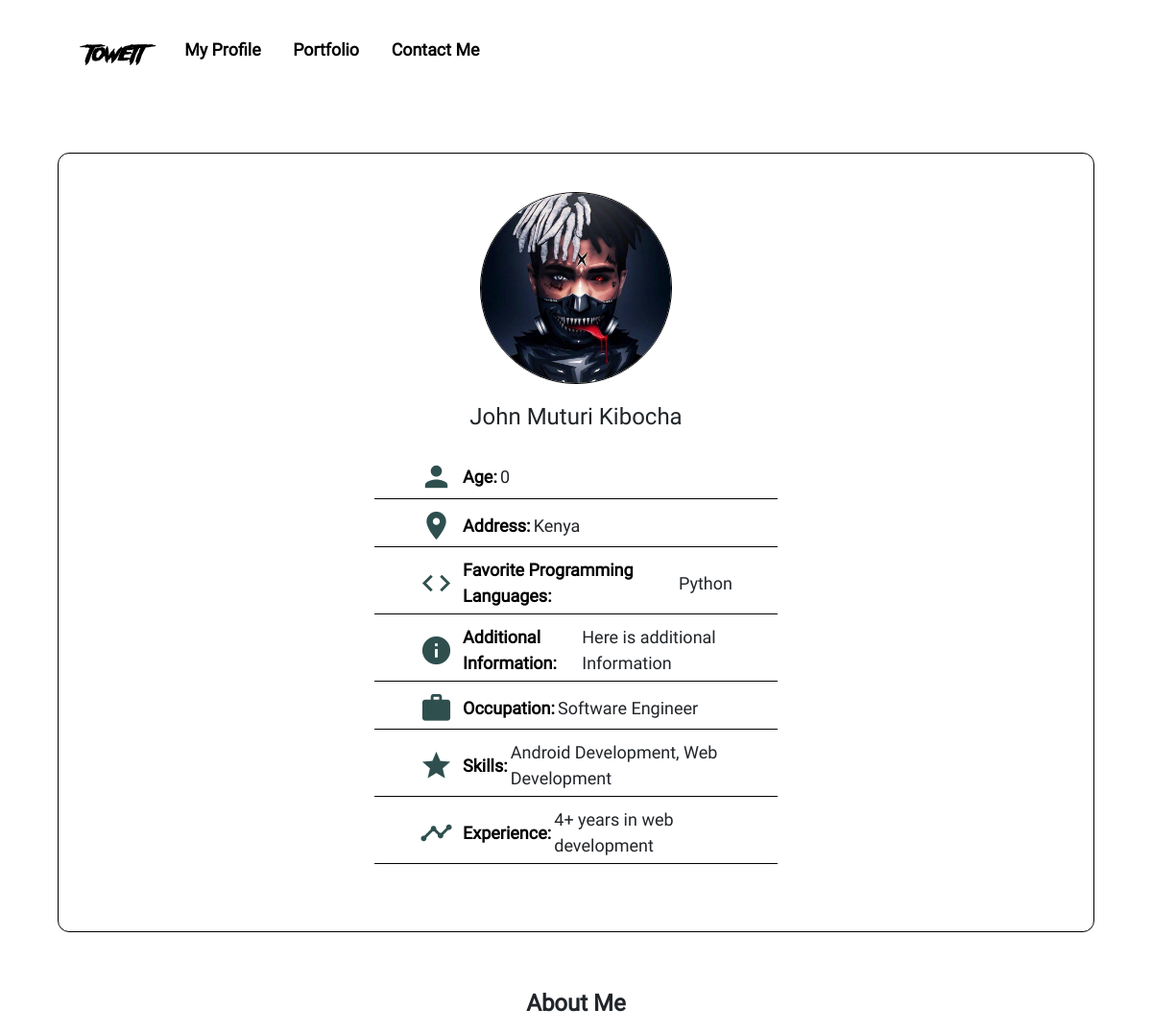
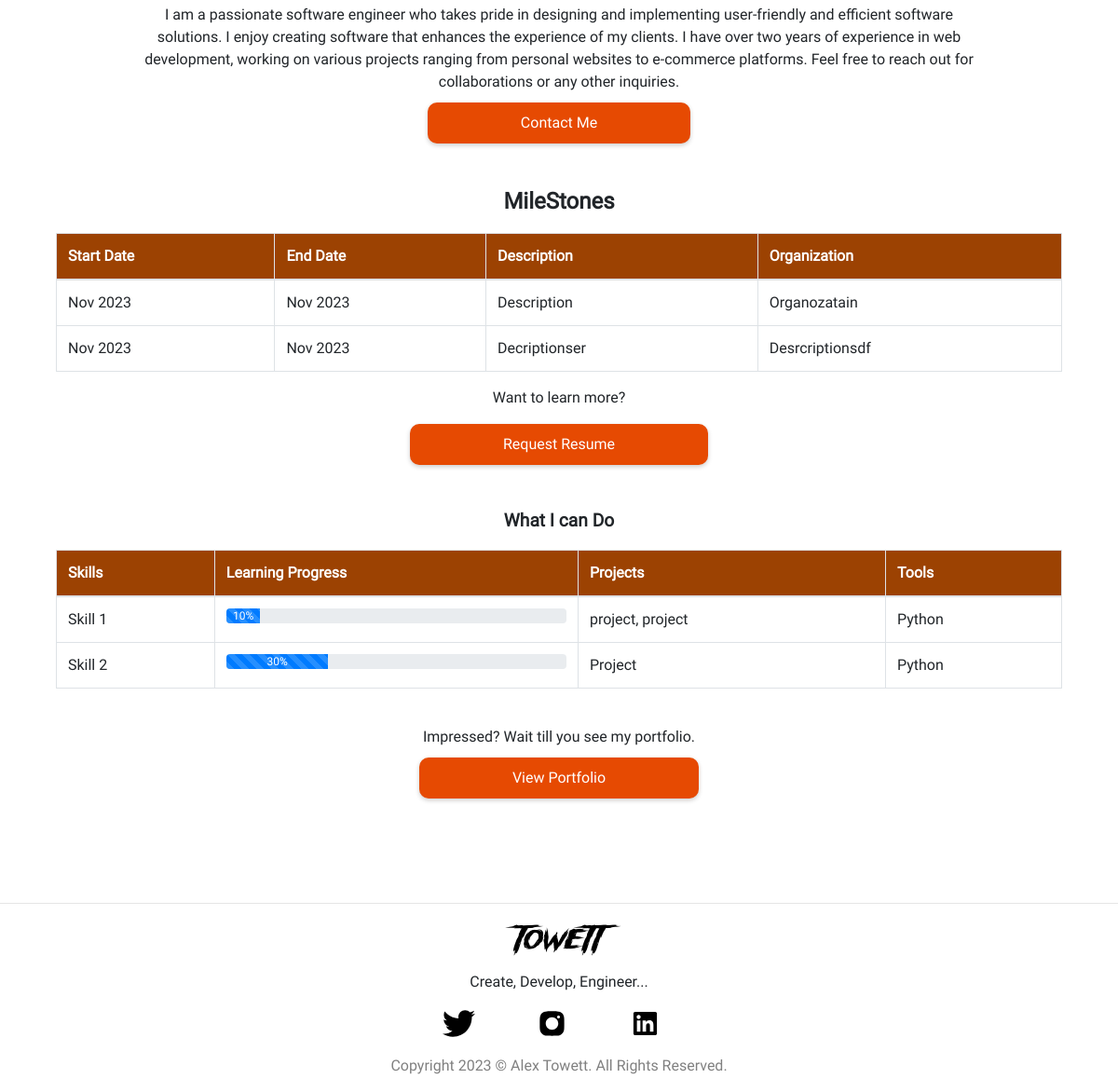
/profile, run on the app's committed database (2 pictures, top to bottom).
### portfolio_towett_application/models.py (models this page shows, shortened)
class Profile(models.Model):
    profile_image = models.ImageField(
        blank=True, null=True, upload_to='profile_images',
        default='profile_images/john_Towett_profile.jpeg'
    )
    birthday = models.DateField()
    address = models.CharField(max_length=100)
    favorite_programming_languages = models.CharField(max_length=100)
    additional_information = models.TextField()
    occupation = models.CharField(max_length=100)
    skills = models.CharField(max_length=100)
    experience = models.PositiveIntegerField()
    def age(self):
        today = date.today()
        age = today.year - self.birthday.year - ((today.month, today.day) < (self.birthday.month, self.birthday.day))
        return age

class Milestone(models.Model):
    start_date = models.DateField()
    end_date = models.DateField()
    description = models.CharField(max_length=200)
    organization = models.CharField(max_length=100)

class Skill(models.Model):
    name = models.CharField(max_length=100)
    progress = models.IntegerField(default=0, validators=[
        MaxValueValidator(100),
        MinValueValidator(0)])
    projects = models.CharField(max_length=500)
    tools = models.CharField(max_length=200, default='Python')

### portfolio_towett_application/views.py (the view)
# urls.py: path('profile', views.profile_page, name='profile'),
def profile_page(request):
    milestones = Milestone.objects.all()
    skills = Skill.objects.all()
    profiles = Profile.objects.all()
    return render(request, "profile.html", {'milestones': milestones, 'skills': skills, 'profile': profiles})

### templates/profile.html (shortened to what this page needs)
{% load static %}
{% load project_extras %}
<!DOCTYPE html>
<html lang="en">
<head>
    <link rel="stylesheet" href="../static/styles/style.css">
    <link rel="stylesheet" href="https://cdnjs.cloudflare.com/ajax/libs/font-awesome/4.7.0/css/font-awesome.min.css">
    <link rel="stylesheet" href="https://maxcdn.bootstrapcdn.com/bootstrap/4.5.2/css/bootstrap.min.css">
</head>
<body>
<header>
    {% include 'header.html' %}
</header>
<main>
    <article aria-label="profile">
        <div class="profile-card">
            {% for profiles in profile %}
                <img src="{{ profiles.profile_image.url }}" alt="Profile Photo" class="profile-photo">
                <h1 style="font-size: x-large">John Muturi Kibocha</h1>
                <ul class="profile-card-paragraph">
                    <li><i class="material-icons">person</i> <span
                            class="profile-card-paragraph-tags">Age: </span>{{ profiles.age }}</li>
                    <li><i class="material-icons">location_on</i> <span
                            class="profile-card-paragraph-tags">Address: </span> {{ profiles.address }}</li>
                    <li><i class="material-icons">code</i> <span class="profile-card-paragraph-tags">Favorite Programming Languages: </span>
                        {{ profiles.favorite_programming_languages }}
                    </li>
                    <li><i class="material-icons">info</i> <span class="profile-card-paragraph-tags">Additional Information: </span>
                        {{ profiles.additional_information }}
                    </li>
                    <li><i class="material-icons">work</i> <span
                            class="profile-card-paragraph-tags">Occupation: </span>{{ profiles.occupation }}</li>
                    <li><i class="material-icons">star</i> <span
                            class="profile-card-paragraph-tags">Skills: </span>{{ profiles.skills }}</li>
                    <li><i class="material-icons">timeline</i> <span
                            class="profile-card-paragraph-tags">Experience: </span>{{ profiles.experience }}+ years in
                        web
                        development
                    </li>
                </ul>
            {% endfor %}
        </div>
    </article>
    <article aria-labelledby="about-me">
        <div class="container" id="about-me">
            <h1 class="heading" style="font-size: 24px;">About Me</h1>
            <p class="paragraph">I am a passionate software engineer who takes pride in designing and implementing
                user-friendly and efficient software solutions. I enjoy creating software that enhances the
                experience
                of my clients. I have over two years of experience in web development, working on various projects
                ranging from personal websites to e-commerce platforms. Feel free to reach out for collaborations or any
                other inquiries.</p>
            <a href="{% url 'contact-me' %}" class="button">Contact Me</a>
        </div>
    </article>
    <br><br>
    <article aria-labelledby="milestones">
        <h1 class="heading" style="text-align: center; font-size: 24px">MileStones</h1>
        <div class="table-container table-responsive ">
            <table class="table table-bordered table-hover table-lg overflow-hidden">
                <thead class="bg-dark text-white">
                <tr>
                    <th class="align-middle">Start Date</th>
                    <th class="align-middle">End Date</th>
                    <th class="align-middle">Description</th>
                    <th class="align-middle">Organization</th>
                </tr>
                </thead>
                <tbody>
                {% for milestone in milestones %}
                    <tr>
                        <td class="align-middle">{{ milestone.start_date|date:"M Y" }}</td>
                        <td class="align-middle">{{ milestone.end_date|date:"M Y" }}</td>
                        <td class="align-middle">{{ milestone.description }}</td>
                        <td class="align-middle">{{ milestone.organization }}</td>
                    </tr>
                {% endfor %}
                </tbody>
            </table>
        </div>
        <div class="container">
            <p style="text-align: center">Want to learn more? </p>
            <a href="{% url 'contact-me' %}" class="button" style="">Request Resume</a>
        </div>
    </article>
    <br><br>
    <article aria-labelledby="skills-card">
        <h1 class="container heading" style="font-size: larger;">What I can Do</h1>
        <div class="table-container table-responsive ">
            <table class="table table-bordered table-hover table-lg overflow-hidden">
                <thead class="bg-dark text-white">
                <tr>
                    <th class="align-middle">Skills</th>
                    <th class="align-middle">Learning Progress</th>
                    <th class="align-middle">Projects</th>
                    <th class="align-middle">Tools</th>
                </tr>
                </thead>
                <tbody id="skills-tbody">
                {% for skill in skills %}
                    <tr>
                        <td>{{ skill.name }}</td>
                        <td>
                            <div class="progress">
                                <div class="progress-bar progress-bar-striped progress-bar-animated" role="progressbar"
                                     aria-valuenow="{{ skill.progress }}" aria-valuemin="0" aria-valuemax="100"
                                     style="width: {{ skill.progress }}%">{{ skill.progress }}%
                                </div>
                            </div>
                        </td>
                        <td>
                            {{ skill.projects }}
                        </td>
                        <td>
                            {{ skill.tools }}
                        </td>
                    </tr>
                {% endfor %}
                </tbody>
            </table>
        </div>
        <br/>
    </article>
    <div class="container">
        <div class="paragraph" style="justify-content: center; text-align: center">
            Impressed? Wait till you see my portfolio.
        </div>
        <a href="{% url 'portfolio' %}" class="button">View Portfolio</a>
    </div>
    <br><br><br><br>
</main>
<footer>
    {% include 'footer.html' %}
</footer>
</body>
</html>

### static/styles/style.css (style rules this page uses)
html, body { margin: 0; font-family: "Roboto Regular", sans-serif; }
.heading { font-size: larger; font-weight: bold; margin-bottom: 4px; }
body { margin: 0; font-family: "Roboto Regular", Arial, Helvetica, sans-serif; }
body { font-size: 16px; }
h1 { font-size: 2.5rem; }
.table-responsive { overflow-x: auto; white-space: nowrap; margin: 0 auto; max-width: 90%; }
table { width: 100%; align-self: center; margin: 0 auto; }
th, td { padding: 5px; }
th { background-color: #9c4202; }
.material-icons { font-size: 26px; display: flex; align-items: center; justify-content: center; }
.container { padding-left: 5px; padding-right: 5px; text-align: center; }
.heading { margin-bottom: 1.25rem; font-size: 1.5rem; }
.paragraph { margin-bottom: 10px; margin-left: 10%; margin-right: 10%; }
.profile-card { margin: 5%; display: flex; flex-direction: column; align-items: center; padding: 40px 30px; border-radius: 12px; border: black solid 1px; font-family: 'Roboto Regular', sans-serif; font-size: large; }
.profile-card img { width: 200px; height: 200px; border-radius: 50%; margin-bottom: 20px; }
.profile-card h1 { font-size: 24px; font-weight: 500; text-align: center; margin: 0 0 10px; }
.profile-card ul { list-style: none; padding: 0; margin: 20px 0; }
.profile-card ul li i { margin-right: 10px; font-size: 35px; color: darkslategrey; }
.profile-photo { border: black solid 1px; }

### data on the page
Profile: profile_image (picture), age "0", address "Kenya", favorite_programming_languages "Python", additional_information "Here is additional Information", occupation "Software Engineer", skills "Android Development, Web Development", experience "4"
Milestone: start_date "Nov 2023", end_date "Nov 2023", description "Description", organization "Organozatain"
Milestone: start_date "Nov 2023", end_date "Nov 2023", description "Decriptionser", organization "Desrcriptionsdf"
Skill: name "Skill 1", progress "10", projects "project, project", tools "Python"
Skill: name "Skill 2", progress "30", projects "Project", tools "Python"
